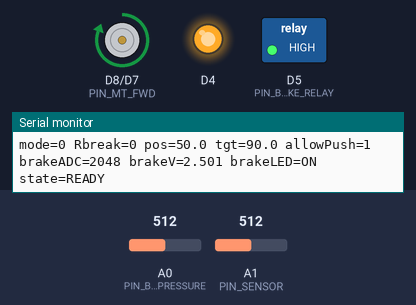
Simulated run of this sketch. Board: Arduino Zero (SAMD21). On the bench: motor-driver pin pairs drawn as motors (green arrow = first pin HIGH = forward, orange = second pin HIGH = backward, longer = more drive), switched loads named in the sketch (green lamp = pin HIGH), output pins drawn as LEDs (lit = HIGH), the last lines printed to the serial monitor. The test bench sets the inputs (shaded band); at power-on: A0 (PIN_BRAKE_PRESSURE) = 512, A1 (PIN_SENSOR) = 512 (analog values on the 0–1023 scale). WiFi joins after 1.5 s; servers stay silent unless stated.

Above: at 1.2 s.
1.3 s: A0 (PIN_BRAKE_PRESSURE) set to 216
2.8 s: A0 (PIN_BRAKE_PRESSURE) set to 188
At 3.9 s:
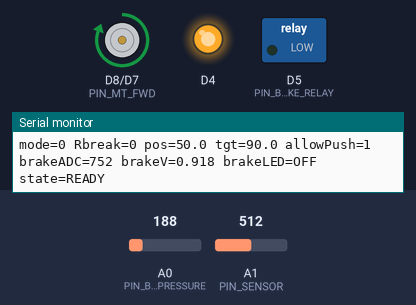
4.3 s: A1 (PIN_SENSOR) set to 896
5.8 s: A1 (PIN_SENSOR) set to 921
At 6.4 s:
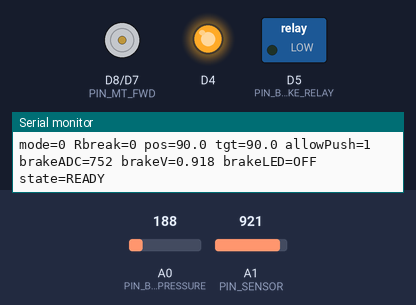
7.3 s: A0 (PIN_BRAKE_PRESSURE) set to 210
At 8.5 s:
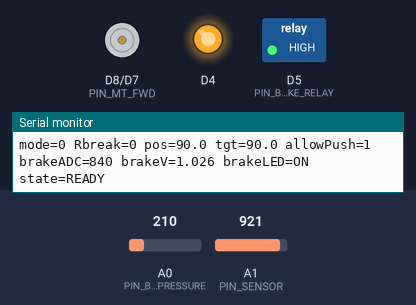
8.8 s: A1 (PIN_SENSOR) set to 929
10.3 s: A1 (PIN_SENSOR) set to 949
At 11.0 s:
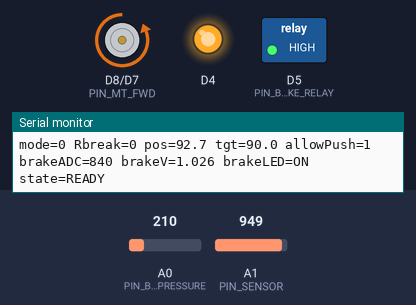
Timing chart, 0 to 12.8 s (numbered marks = the images above; inputs shaded):
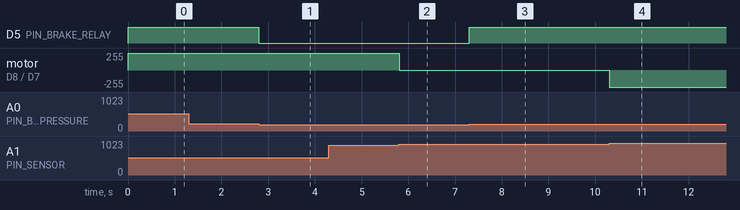

The sketch:

brake_board_with_brake_light.ino
```cpp
/* =========================================================================
   Brake Board (Robust & Anti-Hunting Version + Human Brake Protection)
   - ASMS : mode는 첫 바이트만 신뢰
   - PC   : 자율주행(mode == 1)일 때만 brake bit 신뢰
   - 수동 : mode != 1일 때 PC brake 신호를 항상 무시
   - 모터 : 불감대 + 히스테리시스 + 센서 필터 적용
   - 추가 : 브레이크/긴급정지 중 사람이 브레이크를 더 밟으면 액추에이터가 밀어내지 않음
   - 수정 : mode == 3인 동안 긴급정지 브레이크를 계속 유지
   - 추가 : A0 압력센서 1.0V 이상일 때 D5 릴레이로 브레이크등 점등
   ========================================================================= */

#include <SPI.h>
#include <Ethernet.h>
#include <EthernetUdp.h>
#include <math.h>

// ================= [센서/모터 핀 및 설정] =================
const int PIN_SENSOR = A1;
const int PIN_MT_FWD = 8;   // rpwm
const int PIN_MT_BWD = 7;   // lpwm

// ================= [브레이크등 설정] =================
// Ethernet Shield 사용 시 D4는 SD 카드 CS이므로 릴레이에 사용하지 않음.
const int PIN_BRAKE_PRESSURE = A0;
const int PIN_BRAKE_RELAY    = 5;

// 기존 단독 테스트 코드의 HIGH 트리거 릴레이 동작 유지
const int BRAKE_RELAY_ON  = HIGH;
const int BRAKE_RELAY_OFF = LOW;

const float BRAKE_ON_THRESHOLD_V = 1.0f;
const float BRAKE_ADC_REFERENCE_V = 5.0f;   // 실제 보드의 ADC 기준전압 확인 필요
const float BRAKE_ADC_MAX = 4095.0f;        // analogReadResolution(12)에 대응

int brakePressureAdc = 0;
float brakePressureVoltage = 0.0f;
bool brakeLightOn = false;

const float SENSOR_MAX_MM = 100.0f;
const int   VAL_MIN = 0;
const int   VAL_MAX = 4095;

// 목표 위치 (mm 단위)
const float POS_READY     = 90.0f;
const float POS_AUTO      = 90.0f;
const float POS_BRAKE     = 35.0f;
const float POS_EMERGENCY = 35.0f;

// 깔짝임 방지 불감대
const float GAP_MM = 1.5f;

// 센서 필터 계수
const float FILTER_ALPHA = 0.15f;

// ================= [타이머 설정] =================
// 긴급정지는 mode == 3 자체로 판단하므로 EMG timeout 사용하지 않음
const unsigned long PC_TIMEOUT_MS = 20000;

// ================= [네트워크 설정] =================
IPAddress localIp(10, 177, 21, 3);
IPAddress asmsIP(10, 177, 21, 5);   // ASMS
byte mac[] = { 0xA8, 0x61, 0x0A, 0xAE, 0x21, 0x00 };
unsigned int localPort = 5000;

EthernetUDP Udp;
uint8_t rxBuf[32];

// ================= [시스템 상태 변수] =================
uint8_t receivedMode = 0;
int Rbreak = 0;

unsigned long lastPcRx = 0;
unsigned long lastPrintTime = 0;

// 센서 필터용 변수
float filteredPos = 70.0f;
bool filterInit = false;

// 모터 상태
enum MotorState { STOP, PUSH, PULL };
MotorState lastMotorState = STOP;

// ================= [모터 제어 기본 함수] =================
void motorStop() {
  digitalWrite(PIN_MT_FWD, LOW);
  digitalWrite(PIN_MT_BWD, LOW);
  lastMotorState = STOP;
}

void motorPushFull() {
  digitalWrite(PIN_MT_FWD, HIGH);
  digitalWrite(PIN_MT_BWD, LOW);
  lastMotorState = PUSH;
}

void motorPullFull() {
  digitalWrite(PIN_MT_FWD, LOW);
  digitalWrite(PIN_MT_BWD, HIGH);
  lastMotorState = PULL;
}

// ================= [센서 읽기 + 필터링] =================
float readFilteredPosition() {
  int rawVal = analogRead(PIN_SENSOR);

  float rawPos =
      ((float)(rawVal - VAL_MIN) * SENSOR_MAX_MM)
      / (float)(VAL_MAX - VAL_MIN);

  if (!filterInit) {
    filteredPos = rawPos;
    filterInit = true;
  }

  filteredPos =
      filteredPos * (1.0f - FILTER_ALPHA)
      + rawPos * FILTER_ALPHA;

  return filteredPos;
}

// ================= [압력센서 기반 브레이크등 제어] =================
// 모터/UDP 명령과는 독립적으로 실제 압력센서 신호로 릴레이를 구동함.
// delay()를 사용하지 않아 통신 및 모터 제어 주기를 방해하지 않음.
void updateBrakeLight() {
  brakePressureAdc = analogRead(PIN_BRAKE_PRESSURE);
  brakePressureVoltage =
      (float)brakePressureAdc * BRAKE_ADC_REFERENCE_V / BRAKE_ADC_MAX;

  brakeLightOn = (brakePressureVoltage >= BRAKE_ON_THRESHOLD_V);
  digitalWrite(PIN_BRAKE_RELAY,
               brakeLightOn ? BRAKE_RELAY_ON : BRAKE_RELAY_OFF);
}

// ================= [개선된 모터 제어 함수] =================
// allowPush = true
//   목표보다 더 들어갔을 때 다시 밀어서 복귀 가능
//
// allowPush = false
//   목표보다 더 들어갔을 때 밀어내지 않고 정지
void controlMotor(float current, float target, bool allowPush) {
  float error = current - target;

  // 목표 근처면 정지
  if (fabs(error) <= GAP_MM) {
    motorStop();
    return;
  }

  if (error > GAP_MM) {
    // current > target
    // 예: current=69, target=18
    // 브레이크를 밟기 위해 당김

    if (lastMotorState == PUSH) {
      motorStop();
      delay(10);
    }

    motorPullFull();
  }

  else if (error < -GAP_MM) {
    // current < target
    // 사람이 브레이크를 목표보다 더 밟은 경우

    if (allowPush) {
      if (lastMotorState == PULL) {
        motorStop();
        delay(10);
      }

      motorPushFull();

    } else {
      // 브레이크 및 긴급정지 상태에서는
      // 사람의 발을 밀어내지 않음
      motorStop();
    }
  }
}

// ================= [초기화] =================
void setup() {
  Serial.begin(115200);
  analogReadResolution(12);

  pinMode(PIN_MT_FWD, OUTPUT);
  pinMode(PIN_MT_BWD, OUTPUT);

  // 릴레이는 부팅 시 OFF로 초기화
  digitalWrite(PIN_BRAKE_RELAY, BRAKE_RELAY_OFF);
  pinMode(PIN_BRAKE_RELAY, OUTPUT);

  // Ethernet Shield의 SD 카드 칩 선택 비활성화 (D4는 릴레이에 사용 금지)
  digitalWrite(4, HIGH);
  pinMode(4, OUTPUT);

  motorStop();

  Ethernet.begin(mac, localIp);
  Udp.begin(localPort);

  lastPcRx = millis();

  Serial.println(
      "=== Brake Board ROBUST + HUMAN BRAKE PROTECTION ==="
  );
}

// ================= [메인 루프] =================
void loop() {

  // ---------------------------------------------------------
  // 1. 센서 데이터 읽기 + 필터링
  // ---------------------------------------------------------
  float currentPos = readFilteredPosition();

  // 브레이크등: A0 압력센서 >= 1.0V일 때 켬 (D5 릴레이)
  updateBrakeLight();

  // ---------------------------------------------------------
  // 2. UDP 통신 수신
  // ---------------------------------------------------------
  int packetSize = Udp.parsePacket();

  if (packetSize > 0) {

    IPAddress senderIP = Udp.remoteIP();

    int n =
        Udp.read(
            rxBuf,
            min(packetSize, (int)sizeof(rxBuf))
        );


    // =========================================================
    // ASMS 제어기 패킷 처리 (5 bytes)
    // =========================================================
    if (
        packetSize == 5 &&
        senderIP == asmsIP &&
        n >= 1
    ) {

      receivedMode = rxBuf[0];


      Serial.print("ASMS mode = ");
      Serial.println(receivedMode);


      // -------------------------------------------------------
      // 긴급정지
      // -------------------------------------------------------
      if (receivedMode == 3) {

        // mode 3 자체를 긴급정지 상태로 사용
        Serial.println(">> ESTOP ACTIVE");

        // 긴급정지에서는 PC brake 값 무시
        Rbreak = 0;
      }

      else {

        // 자율주행 모드가 아니면
        // PC 브레이크 강제 해제
        if (receivedMode != 1) {
          Rbreak = 0;
        }
      }
    }


    // =========================================================
    // PC 제어 명령 패킷 처리 (9 bytes)
    // =========================================================
    else if (
        packetSize == 9 &&
        n >= 9
    ) {

      // 자율주행 모드일 때만
      // PC brake 명령 인정
      if (receivedMode == 1) {

        uint8_t misc = rxBuf[8];

        uint8_t brakeBit =
            (misc >> 7) & 0x01;


        // MODE 1일 때만 현재 PC brake 값을 즉시 반영
        Rbreak = brakeBit;


        Serial.print("PC brake bit = ");
        Serial.print(brakeBit);

        Serial.print(" -> Rbreak = ");
        Serial.println(Rbreak);


        lastPcRx = millis();
      }

      else {

        // MODE 1이 아니면
        // PC brake 명령 무시
        Rbreak = 0;
      }
    }
  }


  // ---------------------------------------------------------
  // 3. PC 통신 타임아웃
  // ---------------------------------------------------------
  if (
      millis() - lastPcRx >
      PC_TIMEOUT_MS
  ) {

    Rbreak = 0;
  }


  // =========================================================
  // 4. 현재 상태에 따른 목표 위치 결정
  // =========================================================
  float targetPos = POS_READY;


  // ---------------------------------------------------------
  // MODE 3 = 긴급정지
  //
  // ASMS에서 mode 3이 계속 들어오는 동안
  // 목표값 POS_EMERGENCY (현재 35mm)까지 브레이크 작동
  // ---------------------------------------------------------
  if (receivedMode == 3) {

    targetPos = POS_EMERGENCY;
  }

  else {

    // -------------------------------------------------------
    // MODE 1에서 PC Brake ON
    // -------------------------------------------------------
    if (Rbreak == 1) {

      targetPos = POS_BRAKE;
    }

    else {

      // -----------------------------------------------------
      // 자율주행 MODE 1
      // -----------------------------------------------------
      if (receivedMode == 1) {

        targetPos = POS_AUTO;
      }

      // -----------------------------------------------------
      // 일반 MODE
      // -----------------------------------------------------
      else {

        targetPos = POS_READY;
      }
    }
  }


  // =========================================================
  // 5. 사람 브레이크 보호 로직
  // =========================================================

  // MODE 3 긴급정지 또는
  // MODE 1에서 PC Brake ON이면
  // 브레이크가 밟힌 상태
  bool isBrakeTarget =
      (receivedMode == 3) ||
      (Rbreak == 1);


  // 브레이크/긴급정지 상태에서는
  // 목표보다 더 밟혀도 다시 밀지 않음
  bool allowPush =
      !isBrakeTarget;


  // 모터 제어
  controlMotor(
      currentPos,
      targetPos,
      allowPush
  );


  // =========================================================
  // 6. 시리얼 디버그 출력
  // =========================================================
  if (
      millis() - lastPrintTime >
      200
  ) {

    lastPrintTime = millis();


    Serial.print("mode=");
    Serial.print(receivedMode);


    Serial.print(" Rbreak=");
    Serial.print(Rbreak);


    Serial.print(" pos=");
    Serial.print(currentPos, 1);


    Serial.print(" tgt=");
    Serial.print(targetPos, 1);


    Serial.print(" allowPush=");
    Serial.print(
        allowPush ? 1 : 0
    );

    Serial.print(" brakeADC=");
    Serial.print(brakePressureAdc);

    Serial.print(" brakeV=");
    Serial.print(brakePressureVoltage, 3);

    Serial.print(" brakeLED=");
    Serial.print(brakeLightOn ? "ON" : "OFF");

    Serial.print(" state=");


    if (receivedMode == 3) {

      Serial.println("EMG");
    }

    else if (Rbreak == 1) {

      Serial.println("BRAKE");
    }

    else if (receivedMode == 1) {

      Serial.println("AUTO");
    }

    else {

      Serial.println("READY");
    }
  }
}
```

Measured:
- the behaviour switches between 205 and 204 on A0 (PIN_BRAKE_PRESSURE) (found by bisection; images 0 and 1)
- the behaviour switches between 906 and 907 on A1 (PIN_SENSOR) (found by bisection; images 1 and 2)
- the behaviour switches between 936 and 937 on A1 (PIN_SENSOR) (found by bisection; images 3 and 4)
- after the input at 2.8 s, D5 (PIN_BRAKE_RELAY): HIGH → LOW at once
- after the input at 5.8 s, motor on D8 (PIN_MT_FWD) / D7 (PIN_MT_BWD): forward 255/255 → stopped at once
- after the input at 7.3 s, D5 (PIN_BRAKE_RELAY): LOW → HIGH at once
- after the input at 10.3 s, motor on D8 (PIN_MT_FWD) / D7 (PIN_MT_BWD): stopped → backward 255/255 at once
